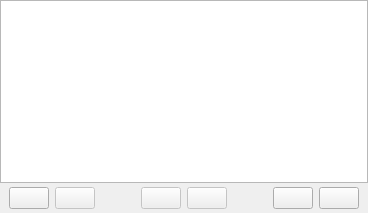
<?xml version="1.0" encoding="UTF-8"?>
<ui version="4.0">
 <class>ROSProjectManager::Internal::ROSCatkinToolsListEditor</class>
 <widget class="QWidget" name="ROSProjectManager::Internal::ROSCatkinToolsListEditor">
  <property name="geometry">
   <rect>
    <x>0</x>
    <y>0</y>
    <width>368</width>
    <height>213</height>
   </rect>
  </property>
  <property name="windowTitle">
   <string>Form</string>
  </property>
  <layout class="QGridLayout" name="gridLayout">
   <property name="leftMargin">
    <number>0</number>
   </property>
   <property name="topMargin">
    <number>0</number>
   </property>
   <property name="rightMargin">
    <number>0</number>
   </property>
   <property name="bottomMargin">
    <number>0</number>
   </property>
   <property name="spacing">
    <number>0</number>
   </property>
   <item row="2" column="0">
    <widget class="QFrame" name="frame">
     <property name="minimumSize">
      <size>
       <width>0</width>
       <height>30</height>
      </size>
     </property>
     <property name="frameShape">
      <enum>QFrame::NoFrame</enum>
     </property>
     <property name="frameShadow">
      <enum>QFrame::Raised</enum>
     </property>
     <layout class="QHBoxLayout" name="horizontalLayout_2">
      <property name="spacing">
       <number>6</number>
      </property>
      <property name="leftMargin">
       <number>9</number>
      </property>
      <property name="topMargin">
       <number>0</number>
      </property>
      <property name="rightMargin">
       <number>9</number>
      </property>
      <property name="bottomMargin">
       <number>0</number>
      </property>
      <item>
       <widget class="QPushButton" name="addPushButton">
        <property name="toolTip">
         <string>Add new item.</string>
        </property>
        <property name="text">
         <string/>
        </property>
        <property name="icon">
         <iconset resource="ros_project.qrc">
          <normaloff>:/rosproject/add_icon.png</normaloff>:/rosproject/add_icon.png</iconset>
        </property>
       </widget>
      </item>
      <item>
       <widget class="QPushButton" name="removePushButton">
        <property name="enabled">
         <bool>false</bool>
        </property>
        <property name="toolTip">
         <string>Remove selected item.</string>
        </property>
        <property name="text">
         <string/>
        </property>
        <property name="icon">
         <iconset resource="ros_project.qrc">
          <normaloff>:/rosproject/remove_icon.png</normaloff>:/rosproject/remove_icon.png</iconset>
        </property>
       </widget>
      </item>
      <item>
       <spacer name="horizontalSpacer_2">
        <property name="orientation">
         <enum>Qt::Horizontal</enum>
        </property>
        <property name="sizeHint" stdset="0">
         <size>
          <width>40</width>
          <height>20</height>
         </size>
        </property>
       </spacer>
      </item>
      <item>
       <widget class="QPushButton" name="moveUpPushButton">
        <property name="enabled">
         <bool>false</bool>
        </property>
        <property name="toolTip">
         <string>Move item up.</string>
        </property>
        <property name="text">
         <string/>
        </property>
        <property name="icon">
         <iconset resource="ros_project.qrc">
          <normaloff>:/rosproject/up_icon.png</normaloff>:/rosproject/up_icon.png</iconset>
        </property>
       </widget>
      </item>
      <item>
       <widget class="QPushButton" name="moveDownPushButton">
        <property name="enabled">
         <bool>false</bool>
        </property>
        <property name="toolTip">
         <string>Move item down.</string>
        </property>
        <property name="text">
         <string/>
        </property>
        <property name="icon">
         <iconset resource="ros_project.qrc">
          <normaloff>:/rosproject/down_icon.png</normaloff>:/rosproject/down_icon.png</iconset>
        </property>
       </widget>
      </item>
      <item>
       <spacer name="horizontalSpacer">
        <property name="orientation">
         <enum>Qt::Horizontal</enum>
        </property>
        <property name="sizeHint" stdset="0">
         <size>
          <width>40</width>
          <height>20</height>
         </size>
        </property>
       </spacer>
      </item>
      <item>
       <widget class="QPushButton" name="cancelPushButton">
        <property name="toolTip">
         <string>Cancel</string>
        </property>
        <property name="text">
         <string/>
        </property>
        <property name="icon">
         <iconset resource="ros_project.qrc">
          <normaloff>:/rosproject/cancel_icon.png</normaloff>:/rosproject/cancel_icon.png</iconset>
        </property>
       </widget>
      </item>
      <item>
       <widget class="QPushButton" name="acceptPushButton">
        <property name="toolTip">
         <string>Finished</string>
        </property>
        <property name="text">
         <string/>
        </property>
        <property name="icon">
         <iconset resource="ros_project.qrc">
          <normaloff>:/rosproject/ok_icon.png</normaloff>:/rosproject/ok_icon.png</iconset>
        </property>
       </widget>
      </item>
     </layout>
    </widget>
   </item>
   <item row="0" column="0">
    <widget class="QListWidget" name="listWidget"/>
   </item>
  </layout>
 </widget>
 <resources>
  <include location="ros_project.qrc"/>
 </resources>
 <connections/>
</ui>
